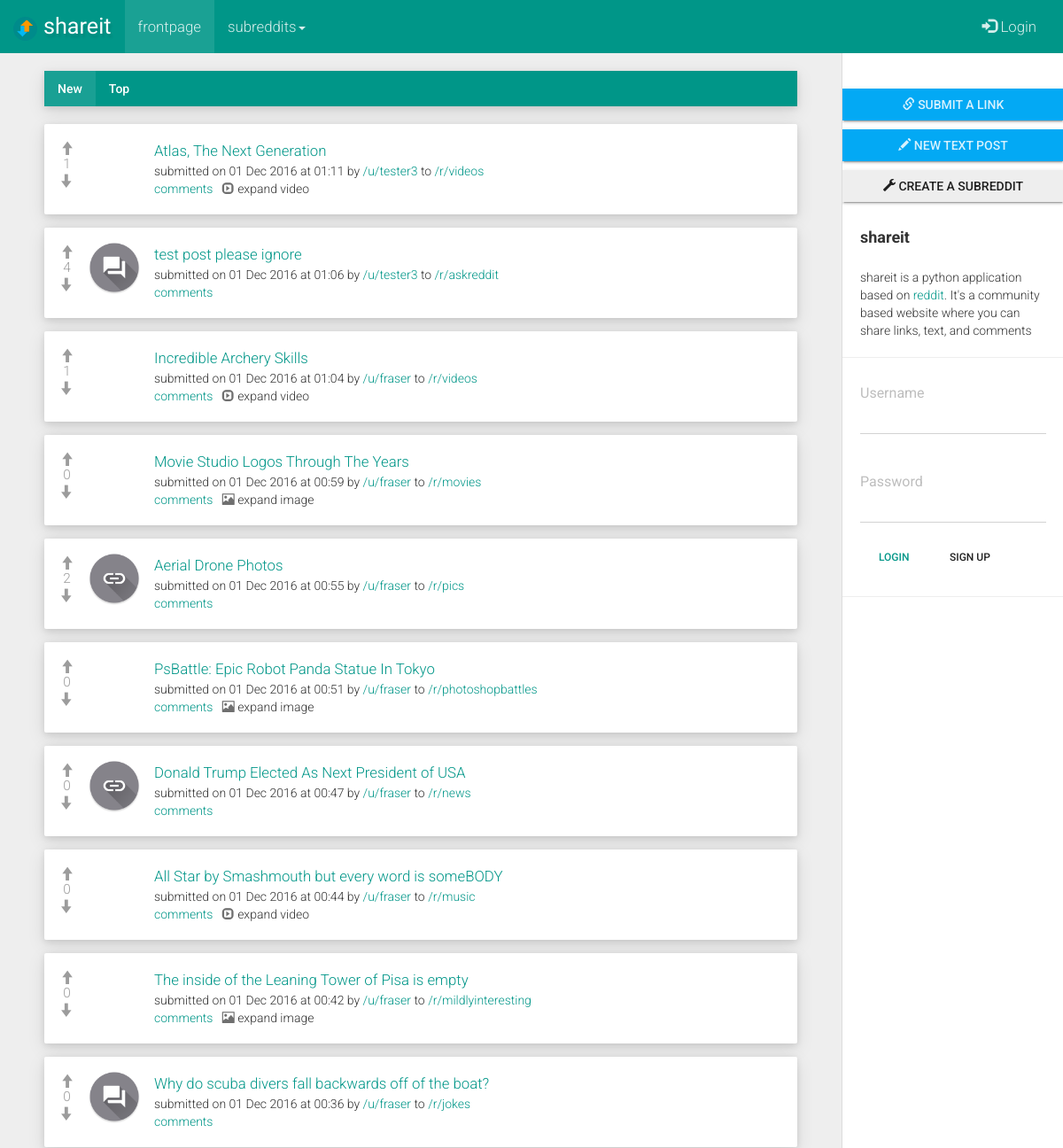
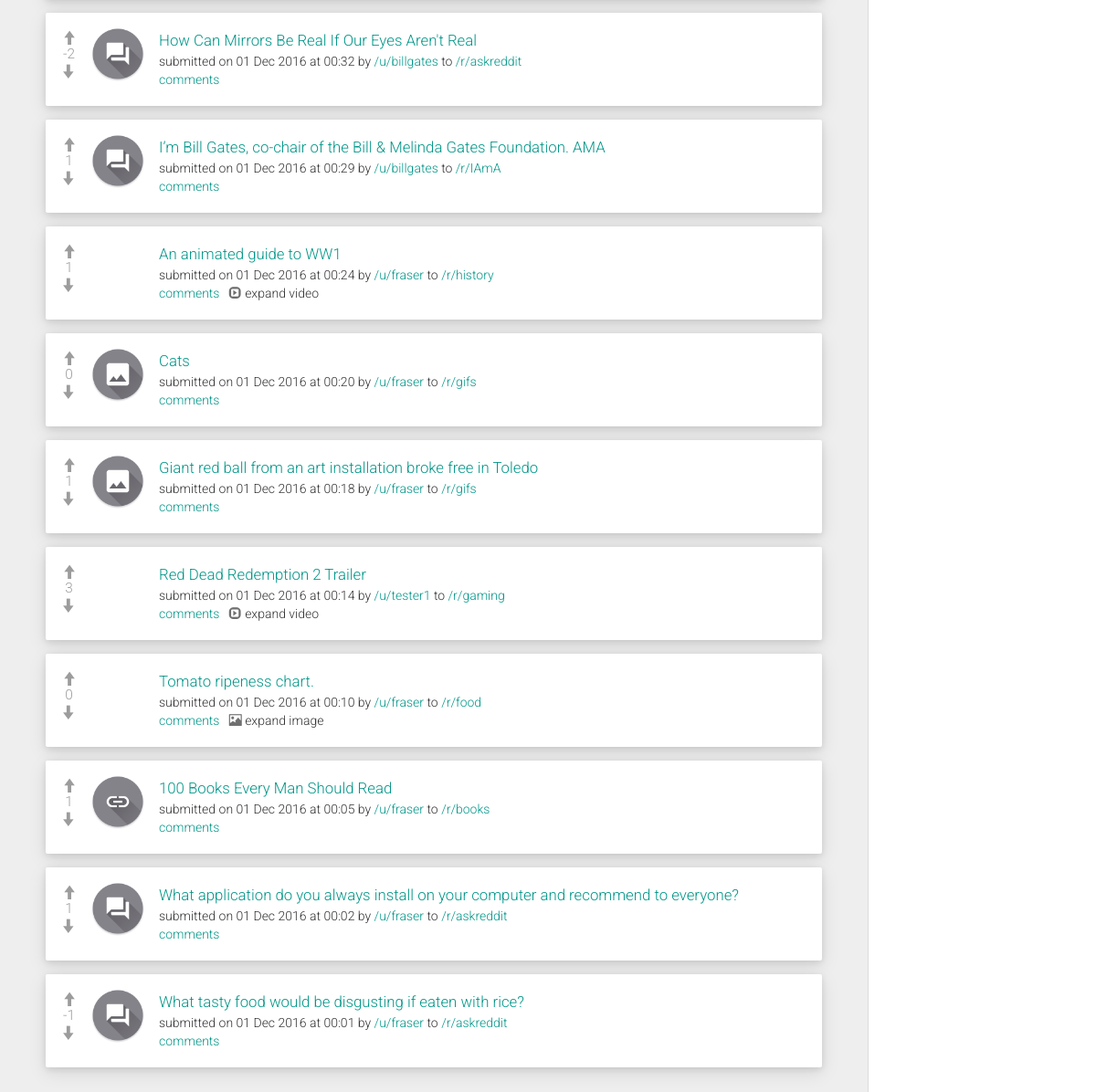
The page / on the database its author committed (2 pictures, top to bottom).
### tables this page shows
CREATE TABLE posts (
  post_id TEXT UNIQUE,
  related_subreddit_id TEXT,
  related_subreddit_name TEXT,
  related_user_id TEXT,
  post_type TEXT,
  post_title TEXT,
  url_friendly_title TEXT,
  post_link TEXT,
  post_textarea TEXT,
  post_timestamp TEXT,
  post_votes TEXT,
  upvoted_by_user TEXT,
  downvoted_by_user TEXT
);

### app.py (the view)
@app.route('/')
def root():
  if 'subreddit' in session:
    session.pop('subreddit', None)
    session.pop('subreddit_id', None)
  if 'username' in session:
    username = session['username']
  else:
    username = 'null'
  con = sqlite3.connect(db_location)
  con.row_factory = sqlite3.Row
  cursor = con.cursor()
  cursor.execute("SELECT * FROM posts ORDER BY post_timestamp DESC")
  new_posts = cursor.fetchall()
  cursor.execute("SELECT * FROM posts ORDER BY cast(post_votes as REAL) DESC")
  top_posts = cursor.fetchall()
  cursor.execute("SELECT post_id FROM posts WHERE upvoted_by_user LIKE ? ORDER BY post_timestamp desc",('%'+username+'%',))
  upvoted_by_user = cursor.fetchall()
  cursor.execute("SELECT post_id FROM posts WHERE downvoted_by_user LIKE ? ORDER BY post_timestamp desc",('%'+username+'%',))
  downvoted_by_user = cursor.fetchall()
  cursor.execute("SELECT post_id FROM posts WHERE upvoted_by_user LIKE ? ORDER BY cast(post_votes as REAL) desc",('%'+username+'%',))
  top_upvoted_by_user = cursor.fetchall()
  cursor.execute("SELECT post_id FROM posts WHERE downvoted_by_user LIKE ? ORDER BY cast(post_votes as REAL) desc",('%'+username+'%',))
  top_downvoted_by_user = cursor.fetchall()
  return render_template('frontpage.html', new_posts = new_posts, top_posts = top_posts, upvoted_by_user = upvoted_by_user, downvoted_by_user = downvoted_by_user, top_upvoted_by_user = top_upvoted_by_user, top_downvoted_by_user = top_downvoted_by_user), 200

### app.py (called while the page is built)
@app.teardown_appcontext
def close_db_connection(exception):
  db = getattr(g, 'db', None)
  if db is not None:
    db.close()

### templates/frontpage.html (shortened to what this page needs)
{% extends "base.html" %}
{% block body %}
    <div id="wrapper">
        <div id="sidebar-wrapper">
            <ul class="sidebar-nav"><div class="sidebar-spacer"> </div>
              <a href="{{ url_for('submit_form', _anchor='link') }}" class="btn btn-info btn-raised btn-block btn-sq"><span class="glyphicon glyphicon-link"> </span> submit a link</a>
              <a href="{{ url_for('submit_form', _anchor='text') }}" class="btn btn-info btn-raised btn-block btn-sq"><span class="glyphicon glyphicon-pencil"> </span> new text post</a>
              <a href="{{ url_for('subreddit_creation_form') }}" class="btn btn-default btn-raised btn-block btn-sq btn-create-sub"><span class="glyphicon glyphicon-wrench"> </span> create a subreddit</a>
                <li class="sidebar-brand">
                    <strong>shareit</strong>
                </li>
                <li>
                    <small class="sidebar-item">shareit is a python application based on <a href="https://www.reddit.com">reddit</a>. It's a community based website where you can share links, text, and comments</small>
                </li>
                {% if session['username'] %}
                {% else %}
                  <hr>
                  <li>
                    <form action="{{ url_for('login') }}" method="POST">
                      <div class="form-group">
                        <label for="username">Username</label>
                        <input type="text" maxlength="15" name="username" id="username" class="form-control sidebar-login nospace" required>
                      </div>
                      <div class="form-group">
                        <label for="password">Password</label>
                        <input type="password" maxlength="50" name="password" id="password" class="form-control sidebar-login" required>
                      </div>
                      <button type="submit" class="btn btn-primary btn-sm">Login</button>
                      <a href="{{ url_for('register') }}" class="btn btn-default btn-sm">Sign up</a>
                    </form>
                  </li>
                {% endif %}
                <hr>
            </ul>
        </div>
        <div id="page-content-wrapper">
            <div class="container-fluid">
                <div class="row">
                    <div class="col-lg-12">
                        <ul class="nav nav-tabs">
                          <li class="active" id="new-tab"><a href="#new" id="show-new"> New</a></li>
                          <li id="top-tab"><a href="#top" id="show-top"> Top</a></li>
                        </ul>
                        <div class="tab-content">
                        <div id="new" class="tab-pane fade in active">
                      {% set upvote_count = 0 %}
                      {% set downvote_count = 0 %}
                         {% for post in new_posts %}
                          <div class="bs-callout bs-callout well well-custom">
                            <div class="post-votes noselect">
                              {% if session['username'] %}
                                <input type="hidden" class="upvoted-by-user" value="{{ session['username'] }}">
                                  {% if post.post_id in upvoted_by_user[upvote_count] %}
                                      <span class="glyphicon glyphicon-arrow-up prev-upvoted" id="prev-upvoted"> </span><br>
                                      {% set upvote_count = upvote_count + 1 %}
                                  {% else %}
                                      <span class="glyphicon glyphicon-arrow-up upvote" id="upvote"> </span><br>
                                  {% endif %}
                              {% else %}
                                <span class="glyphicon glyphicon-arrow-up upvote-disabled" data-toggle="modal" data-target="#vote-login"> </span><br>
                              {% endif %}
                              <span class="votes-number">{{ post.post_votes }}</span><br>
                              {% if session['username'] %}
                                <input type="hidden" class="downvoted-by-user" value="{{ session['username'] }}">
                                  {% if post.post_id in downvoted_by_user[downvote_count] %}
                                    <span class="glyphicon glyphicon-arrow-down prev-downvoted" id="prev-downvoted"> </span><br>
                                     {% set downvote_count = downvote_count + 1 %}
                                  {% else %}
                                    <span class="glyphicon glyphicon-arrow-down downvote" id="downvote"> </span><br>
                                  {% endif %}
                              {% else %}
                                <span class="glyphicon glyphicon-arrow-down downvote-disabled" data-toggle="modal" data-target="#vote-login"> </span><br>
                              {% endif %}
                            </div>
                          {% if post.post_type == 'link' %}
                            <div class="thumb-img">
                              <div class="link-thumb" style="background-image: url('{{ post.post_link }}');">
                                <a class="thumb-href" href="{{ ''.join([' ',post.post_link]) }}" target="_blank"></a>
                              </div>
                            </div>
                          {% else %}
                            <div class="thumb-img">
                              <div class="text-thumb">
                                <a class="thumb-href" href="{{ url_for('comments_section', subreddit = post.related_subreddit_name, post_id = post.post_id, post_title = post.url_friendly_title) }}"></a>
                              </div>
                            </div>
                          {% endif %}
                          {% if post.post_type == 'link' %}
                            <a href="{{ ''.join([' ',post.post_link]) }}" class="sub-list-link" target="_blank">{{ post.post_title }} </a><br>
                          {% else %}
                            <a href="{{ url_for('comments_section', subreddit = post.related_subreddit_name, post_id = post.post_id, post_title = post.url_friendly_title) }}" class="sub-list-link">{{ post.post_title }} </a><br>
                          {% endif %}
                            <small>submitted on {{ post.post_timestamp }} by <a href="{{ url_for('user',user=post.related_user_id) }}">/u/{{ post.related_user_id }}</a> to <a href="{{ url_for('subreddit',subreddit=post.related_subreddit_name) }}">/r/{{ post.related_subreddit_name }}</a> </small>
                            <br><small><a href="{{ url_for('comments_section', subreddit = post.related_subreddit_name, post_id = post.post_id, post_title = post.url_friendly_title) }}">comments</a></small>
                        <span class="toggler youtube-toggler noselect hidden"> &nbsp; <i class="glyphicon glyphicon-expand"> </i> expand video</span>
                        <span class="toggler image-toggler noselect hidden"> &nbsp; <i class="glyphicon glyphicon-picture"> </i> expand image</span>
                        <span class="toggler image-toggler-link-fix noselect hidden"> &nbsp; <i class="glyphicon glyphicon-picture"> </i> expand image</span>
                          </div>
                        {% endfor %}
                       </div>
                    {% set top_upvote_count = 0 %}
                    {% set top_downvote_count = 0 %}
                       </div>
                    </div>
                </div>
            </div>
        </div>
    </div>
{% endblock %}

### static/css/style.css (style rules this page uses)
small { font-size: 100%; }
.nav-tabs > li { margin-bottom: 0px; }
.nav-tabs > li.active { background: rgb(25,160,148); }
.sidebar-nav > .btn { margin: 10px 0px !important; }
.form-control { border-radius:0px !important; }
input.sidebar-login { height: 30px !important; }
.btn-sq { border-radius: 0px !important; }
.btn-create-sub { border-color: #e0e0e0 !important; }
.post-votes { float: left; width: 40px; height: 50px; text-align: center; padding-right: 7px; margin-left: -10px; font-size: 1.1em; }
.votes-number { color: #9c9c9c; }
.upvote-disabled { cursor: pointer; color: #9c9c9c; }
.downvote-disabled { cursor: pointer; color: #9c9c9c; }
.bs-callout { padding: 20px; margin: 20px 0; border: 1px solid #eee; border-left-width: 5px; border-radius: 3px; }
.bs-callout+.bs-callout { margin-top: -5px; }
.well-custom { -webkit-box-shadow: 0 2px 7px 0 rgba(0,0,0,.1), 0 6px 20px 0 rgba(0,0,0,.1) !important; box-shadow: 0 2px 7px 0 rgba(0,0,0,.1), 0 6px 20px 0 rgba(0,0,0,.1) !important; }
.nav-tabs { border-bottom: 0px !important; box-shadow: 0 2px 7px 0 rgba(0,0,0,.1), 0 6px 20px 0 rgba(0,0,0,.1) !important; }
.sub-list-link { font-size: 1.2em; }
div.default-thumb { background-image: url(../img/icons/link-icon-default.png) !important; }
div.default-img-thumb { background-image: url(../img/icons/image-icon-default.png) !important; }
div.link-thumb { width: 60px; height: 60px; float: left; margin-right: 15px; margin-top: -4px; background-size: cover; background-repeat: no-repeat; background-position: 50% 50%; border-radius: 30px; position: relative; margin-bottom: 60px; }
div.text-thumb { width: 60px; height: 60px; float: left; margin-right: 15px; margin-top: -4px; background-image: url(../img/icons/text-post-icon.png); background-size: cover; background-repeat: no-repeat; background-position: 50% 50%; border-radius: 30px; position: relative; margin-bottom: 60px; }
.thumb-href { position:absolute; top:0px; left:0px; width:100%; height:100%; display:inline; }
#sidebar-wrapper { position: fixed !important; top: 0px; overflow-y: scroll !important; }
#page-content-wrapper { position: relative !important; }
.toggler { cursor: pointer; }
.toggler > .glyphicon { opacity: 0.7; }
.noselect { -webkit-touch-callout: none; -webkit-user-select: none; -khtml-user-select: none; -moz-user-select: none; -ms-user-select: none; user-select: none; }

### static/css/sidebar.css (style rules this page uses)
body { overflow-x: hidden; }
#wrapper { margin-top: -20px; padding-left: 0; -webkit-transition: all 0.5s ease; -moz-transition: all 0.5s ease; -o-transition: all 0.5s ease; transition: all 0.5s ease; }
#sidebar-wrapper { z-index: 1000; position: absolute; right: 0px; width: 0; height: 100%; margin-left: -250px; overflow: hidden; background: #fff; border-left: 1px solid #dcdcdc; -webkit-transition: all 0.5s ease; -moz-transition: all 0.5s ease; -o-transition: all 0.5s ease; transition: all 0.5s ease; }
#page-content-wrapper { width: 100%; position: absolute; padding: 15px; }
.sidebar-nav { position: absolute; top: 0; width: 250px; margin: 0; padding: 0; list-style: none; }
.sidebar-nav li { margin: 0px 20px 0px 20px; }
.sidebar-nav > .sidebar-brand { height: 65px; font-size: 18px; line-height: 60px; }
@media (min-width:1024px) { #wrapper { margin-top: -20px; padding-right: 250px; } }
@media (min-width:1024px) { #sidebar-wrapper { width: 250px; } }
@media (min-width:1024px) { #page-content-wrapper { padding: 20px; position: relative; } }

### rows shown on the page
posts: post_votes "1", post_title "Atlas, The Next Generation", post_timestamp "01 Dec 2016 at 01:11", related_user_id "tester3", related_subreddit_name "videos"
posts: post_votes "4", post_title "test post please ignore", post_timestamp "01 Dec 2016 at 01:06", related_user_id "tester3", related_subreddit_name "askreddit"
posts: post_votes "1", post_title "Incredible Archery Skills", post_timestamp "01 Dec 2016 at 01:04", related_user_id "fraser", related_subreddit_name "videos"
posts: post_votes "0", post_title "Movie Studio Logos Through The Years", post_timestamp "01 Dec 2016 at 00:59", related_user_id "fraser", related_subreddit_name "movies"
posts: post_votes "2", post_title "Aerial Drone Photos", post_timestamp "01 Dec 2016 at 00:55", related_user_id "fraser", related_subreddit_name "pics"
posts: post_votes "0", post_title "PsBattle: Epic Robot Panda Statue In Tokyo", post_timestamp "01 Dec 2016 at 00:51", related_user_id "fraser", related_subreddit_name "photoshopbattles"
posts: post_votes "0", post_title "Donald Trump Elected As Next President of USA", post_timestamp "01 Dec 2016 at 00:47", related_user_id "fraser", related_subreddit_name "news"
posts: post_votes "0", post_title "All Star by Smashmouth but every word is someBODY", post_timestamp "01 Dec 2016 at 00:44", related_user_id "fraser", related_subreddit_name "music"
posts: post_votes "0", post_title "The inside of the Leaning Tower of Pisa is empty", post_timestamp "01 Dec 2016 at 00:42", related_user_id "fraser", related_subreddit_name "mildlyinteresting"
posts: post_votes "0", post_title "Why do scuba divers fall backwards off of the boat?", post_timestamp "01 Dec 2016 at 00:36", related_user_id "fraser", related_subreddit_name "jokes"
posts: post_votes "-2", post_title "How Can Mirrors Be Real If Our Eyes Aren't Real", post_timestamp "01 Dec 2016 at 00:32", related_user_id "billgates", related_subreddit_name "askreddit"
posts: post_votes "1", post_title "I’m Bill Gates, co-chair of the Bill & Melinda Gates Foundation. AMA", post_timestamp "01 Dec 2016 at 00:29", related_user_id "billgates", related_subreddit_name "IAmA"
posts: post_votes "1", post_title "An animated guide to WW1", post_timestamp "01 Dec 2016 at 00:24", related_user_id "fraser", related_subreddit_name "history"
posts: post_votes "0", post_title "Cats", post_timestamp "01 Dec 2016 at 00:20", related_user_id "fraser", related_subreddit_name "gifs"
posts: post_votes "1", post_title "Giant red ball from an art installation broke free in Toledo", post_timestamp "01 Dec 2016 at 00:18", related_user_id "fraser", related_subreddit_name "gifs"
posts: post_votes "3", post_title "Red Dead Redemption 2 Trailer", post_timestamp "01 Dec 2016 at 00:14", related_user_id "tester1", related_subreddit_name "gaming"
posts: post_votes "0", post_title "Tomato ripeness chart.", post_timestamp "01 Dec 2016 at 00:10", related_user_id "fraser", related_subreddit_name "food"
posts: post_votes "1", post_link (placeholder picture), post_title "100 Books Every Man Should Read", post_timestamp "01 Dec 2016 at 00:05", related_user_id "fraser", related_subreddit_name "books"
posts: post_votes "1", post_title "What application do you always install on your computer and recommend to everyone?", post_timestamp "01 Dec 2016 at 00:02", related_user_id "fraser", related_subreddit_name "askreddit"
posts: post_votes "-1", post_title "What tasty food would be disgusting if eaten with rice?", post_timestamp "01 Dec 2016 at 00:01", related_user_id "fraser", related_subreddit_name "askreddit"
